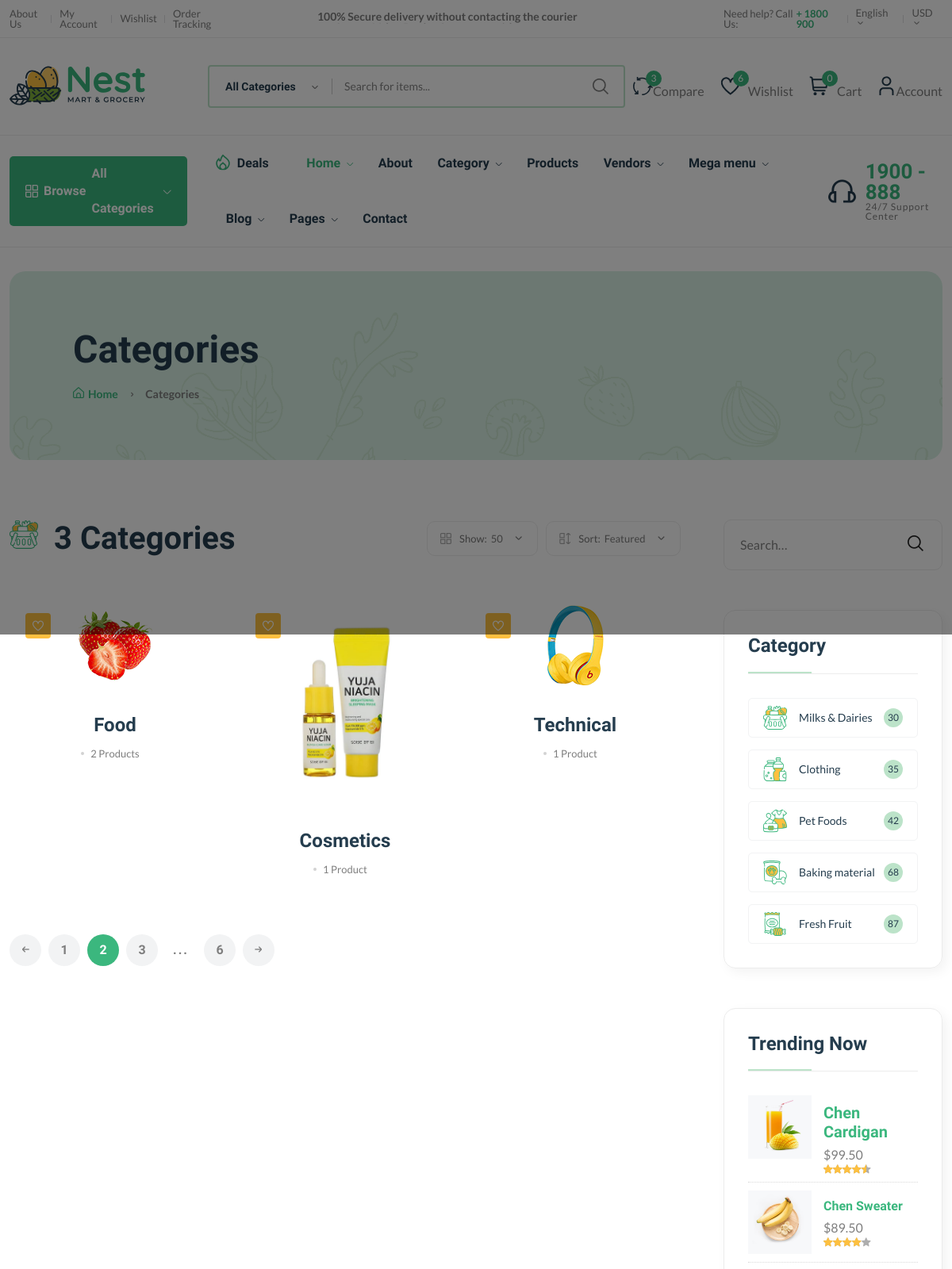
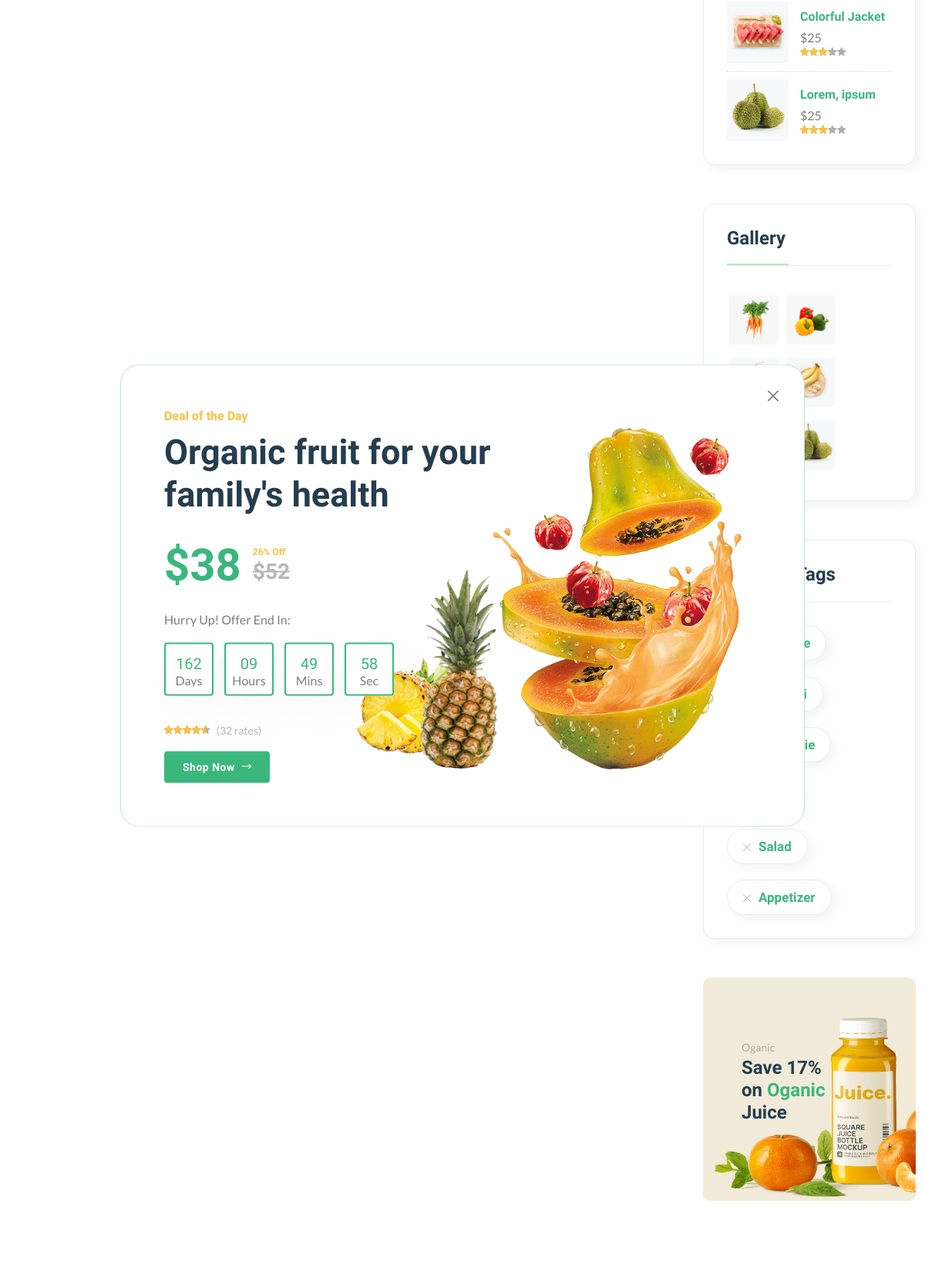
The page /category/ (upper part) on the database its author committed (2 pictures, top to bottom).
### core/models.py (models this page shows, shortened)
class Category(models.Model):
    cid=ShortUUIDField(unique=True,length=10,max_length=30,prefix='cat',alphabet='abcdefgh12345')
    title=models.CharField(max_length=100,default='Food')
    image=models.ImageField(upload_to=user_directory_path,default="category.jpg")
    user=models.ForeignKey(User,on_delete=models.SET_NULL,null=True)
    class Meta:
        verbose_name_plural = "Categories"

### core/views.py (the view)
# urls.py: path('category/',category_list,name='category'),
def category_list(request):
    category=Category.objects.all()
    context={
        'categories':category
    }
    return render(request,'core/category.html',context)

### core/context_processor.py (called while the page is built)
def default(request):
    categories=Category.objects.all()
    try:
        address=Address.objects.get(user=request.user)
    except:
        address=None
    vendors=Vendor.objects.all()
    min_max_price=Products.objects.aggregate(Min("price"),Max("price"))
    return {
        'categories':categories,
        'address':address,
        'vendors':vendors,
        'min_max_price':min_max_price
    }

### templates/core/category.html (shortened to what this page needs)
{% extends 'core/partials/base.html'%} {% load static %} {% block content%}
    <main class="main">
      <div class="page-header mt-30 mb-75">
        <div class="container">
          <div class="archive-header">
            <div class="row align-items-center">
              <div class="col-xl-3">
                <h1 class="mb-15">Categories</h1>
                <div class="breadcrumb">
                  <a href="index.html" rel="nofollow"
                    ><i class="fi-rs-home mr-5"></i>Home</a
                  >
                  <span></span> Categories
                </div>
              </div>
            </div>
          </div>
        </div>
      </div>
      <div class="page-content mb-50">
        <div class="container">
          <div class="row">
            <div class="col-lg-9">
              <div class="shop-product-fillter mb-50 pr-30">
                <div class="totall-product">
                  <h2>
                    <img
                      class="w-36px mr-10"
                      src="{% static 'assets/imgs/theme/icons/category-1.svg' %}"
                      alt=""
                    />
                    {{categories.count}} Categories
                  </h2>
                </div>
                <div class="sort-by-product-area">
                  <div class="sort-by-cover mr-10">
                    <div class="sort-by-product-wrap">
                      <div class="sort-by">
                        <span><i class="fi-rs-apps"></i>Show:</span>
                      </div>
                      <div class="sort-by-dropdown-wrap">
                        <span> 50 <i class="fi-rs-angle-small-down"></i></span>
                      </div>
                    </div>
                  </div>
                  <div class="sort-by-cover">
                    <div class="sort-by-product-wrap">
                      <div class="sort-by">
                        <span><i class="fi-rs-apps-sort"></i>Sort:</span>
                      </div>
                      <div class="sort-by-dropdown-wrap">
                        <span
                          >Featured <i class="fi-rs-angle-small-down"></i
                        ></span>
                      </div>
                    </div>
                  </div>
                </div>
              </div>
              <div class="loop-grid pr-30">
                <div class="row">
                    {% for cat in categories %}
                  <article
                    class="col-xl-4 col-lg-6 col-md-6 text-center hover-up mb-30 animated"
                  >
                    <div class="post-thumb">
                      <a href="{% url 'core:category-product-list' cat.cid %}">
                        <img
                          class="border-radius-15"
                          src="{{cat.image.url}}"
                          alt=""
                        />
                      </a>
                      <div class="entry-meta">
                        <a
                          class="entry-meta meta-2"
                          href="blog-category-grid.html"
                          ><i class="fi-rs-heart"></i
                        ></a>
                      </div>
                    </div>
                    <div class="entry-content-2">
                      <h4 class="post-title mb-15">
                        <a href="{% url 'core:category-product-list' cat.cid %}"
                          >{{cat.title}}</a
                        >
                      </h4>
                      <div class="entry-meta font-xs color-grey mt-10 pb-10">
                        <div>
                          <span class="hit-count has-dot mr-10"
                            >{{cat.category.count}} Product{{cat.category.count|pluralize}}</span
                          >
                        </div>
                      </div>
                    </div>
                  </article>
                  {% endfor %}
                </div>
              </div>
              <div class="pagination-area mt-15 mb-sm-5 mb-lg-0">
                <nav aria-label="Page navigation example">
                  <ul class="pagination justify-content-start">
                    <li class="page-item">
                      <a class="page-link" href="#"
                        ><i class="fi-rs-arrow-small-left"></i
                      ></a>
                    </li>
                    <li class="page-item">
                      <a class="page-link" href="#">1</a>
                    </li>
                    <li class="page-item active">
                      <a class="page-link" href="#">2</a>
                    </li>
                    <li class="page-item">
                      <a class="page-link" href="#">3</a>
                    </li>
                    <li class="page-item">
                      <a class="page-link dot" href="#">...</a>
                    </li>
                    <li class="page-item">
                      <a class="page-link" href="#">6</a>
                    </li>
                    <li class="page-item">
                      <a class="page-link" href="#"
                        ><i class="fi-rs-arrow-small-right"></i
                      ></a>
                    </li>
                  </ul>
                </nav>
              </div>
            </div>
            <div class="col-lg-3 primary-sidebar sticky-sidebar">
              <div class="widget-area">
                <div class="sidebar-widget-2 widget_search mb-50">
                  <div class="search-form">
                    <form action="#">
                      <input type="text" placeholder="Search…" />
                      <button type="submit">
                        <i class="fi-rs-search"></i>
                      </button>
                    </form>
                  </div>
                </div>
                <div class="sidebar-widget widget-category-2 mb-50">
                  <h5 class="section-title style-1 mb-30">Category</h5>
                  <ul>
                    <li>
                      <a href="shop-grid-right.html">
                        <img
                          src="{% static 'assets/imgs/theme/icons/category-1.svg' %}"
                          alt=""
                        />Milks & Dairies</a
                      ><span class="count">30</span>
                    </li>
                    <li>
                      <a href="shop-grid-right.html">
                        <img
                          src="{% static 'assets/imgs/theme/icons/category-2.svg' %}"
                          alt=""
                        />Clothing</a
                      ><span class="count">35</span>
                    </li>
                    <li>
                      <a href="shop-grid-right.html">
                        <img
                          src="{% static 'assets/imgs/theme/icons/category-3.svg' %}"
                          alt=""
                        />Pet Foods </a
                      ><span class="count">42</span>
                    </li>
                    <li>
                      <a href="shop-grid-right.html">
                        <img
                          src="{% static 'assets/imgs/theme/icons/category-4.svg' %}"
                          alt=""
                        />Baking material</a
                      ><span class="count">68</span>
                    </li>
                    <li>
                      <a href="shop-grid-right.html">
                        <img
                          src="{% static 'assets/imgs/theme/icons/category-5.svg' %}"
                          alt=""
                        />Fresh Fruit</a
                      ><span class="count">87</span>
                    </li>
                  </ul>
                </div>
                <div
                  class="sidebar-widget product-sidebar mb-50 p-30 bg-grey border-radius-10"
                >
                  <h5 class="section-title style-1 mb-30">Trending Now</h5>
                  <div class="single-post clearfix">
                    <div class="image">
                      <img src="{% static 'assets/imgs/shop/thumbnail-3.jpg' %}" alt="#" />
                    </div>
                    <div class="content pt-10">
                      <h5>
                        <a href="shop-product-detail.html">Chen Cardigan</a>
                      </h5>
                      <p class="price mb-0 mt-5">$99.50</p>
                      <div class="product-rate">
                        <div class="product-rating" style="width: 90%"></div>
                      </div>
                    </div>
                  </div>
                  <div class="single-post clearfix">
                    <div class="image">
                      <img src="{% static 'assets/imgs/shop/thumbnail-4.jpg' %}" alt="#" />
                    </div>
                    <div class="content pt-10">
                      <h6>
                        <a href="shop-product-detail.html">Chen Sweater</a>
                      </h6>
                      <p class="price mb-0 mt-5">$89.50</p>
                      <div class="product-rate">
                        <div class="product-rating" style="width: 80%"></div>
                      </div>
                    </div>
                  </div>
                  <div class="single-post clearfix">
                    <div class="image">
                      <img src="{% static 'assets/imgs/shop/thumbnail-5.jpg' %}" alt="#" />
                    </div>
                    <div class="content pt-10">
                      <h6>
                        <a href="shop-product-detail.html">Colorful Jacket</a>
                      </h6>
                      <p class="price mb-0 mt-5">$25</p>
                      <div class="product-rate">
                        <div class="product-rating" style="width: 60%"></div>
                      </div>
                    </div>
                  </div>
                  <div class="single-post clearfix">
                    <div class="image">
                      <img src="{% static 'assets/imgs/shop/thumbnail-6.jpg' %}" alt="#" />
                    </div>
                    <div class="content pt-10">
                      <h6>
                        <a href="shop-product-detail.html">Lorem, ipsum</a>
                      </h6>
                      <p class="price mb-0 mt-5">$25</p>
                      <div class="product-rate">
                        <div class="product-rating" style="width: 60%"></div>
                      </div>
                    </div>
                  </div>
                </div>
                <div class="sidebar-widget widget_instagram mb-50">
                  <h5 class="section-title style-1 mb-30">Gallery</h5>
                  <div class="instagram-gellay">
                    <ul class="insta-feed">
                      <li>
                        <a href="#"
                          ><img
                            class="border-radius-5"
                            src="{% static 'assets/imgs/shop/thumbnail-1.jpg' %}"
                            alt=""
                        /></a>
                      </li>
                      <li>
                        <a href="#"
                          ><img
                            class="border-radius-5"
                            src="{% static 'assets/imgs/shop/thumbnail-2.jpg' %}"
                            alt=""
                        /></a>
                      </li>
                      <li>
                        <a href="#"
                          ><img
                        /></a>
                      </li>
                      <li>
                        <a href="#"
                          ><img
                            class="border-radius-5"
                            src="{% static 'assets/imgs/shop/thumbnail-4.jpg' %}"
                            alt=""
                        /></a>
                      </li>
                      <li>
                        <a href="#"
                          ><img
                        /></a>
                      </li>
                      <li>
                        <a href="#"
                          ><img
                            class="border-radius-5"
                            src="{% static 'assets/imgs/shop/thumbnail-6.jpg' %}"
                            alt=""
                        /></a>
                      </li>
                    </ul>
                  </div>
                </div>
                <div class="sidebar-widget widget-tags mb-50 pb-10">
                  <h5 class="section-title style-1 mb-30">Popular Tags</h5>
                  <ul class="tags-list">
                    <li class="hover-up">
                      <a href="blog-category-grid.html"
                        >Cabbage</a
                      >
                    </li>
                    <li class="hover-up">
                      <a href="blog-category-grid.html"
                        >Broccoli</a
                      >
                    </li>
                    <li class="hover-up">
                      <a href="blog-category-grid.html"
                        >Smoothie</a
                      >
                    </li>
                    <li class="hover-up">
                      <a href="blog-category-grid.html"
                        >Fruit</a
                      >
                    </li>
                    <li class="hover-up mr-0">
                      <a href="blog-category-grid.html"
                        ><i class="fi-rs-cross mr-10"></i>Salad</a
                      >
                    </li>
                    <li class="hover-up mr-0">
                      <a href="blog-category-grid.html"
                        ><i class="fi-rs-cross mr-10"></i>Appetizer</a
                      >
                    </li>
                  </ul>
                </div>
                <div
                  class="banner-img wow fadeIn mb-50 animated d-lg-block d-none"
                >
                  <img src="{% static 'assets/imgs/banner/banner-11.png' %}" alt="" />
                  <div class="banner-text">
                    <span>Oganic</span>
                    <h4>
                      Save 17% <br />
                      on <span class="text-brand">Oganic</span><br />
                      Juice
                    </h4>
                  </div>
                </div>
              </div>
            </div>
          </div>
        </div>
      </div>
    </main>
    {% endblock content%}

### rows shown on the page
Category: image (picture), title "Food", category.count "2"
Category: image (picture), title "Cosmetics", category.count "1"
Category: image (picture), title "Technical", category.count "1"

### other values the page prints
{{ request.session.cart_data_obj|length }} "0"
{{ categories.count }} "3"
